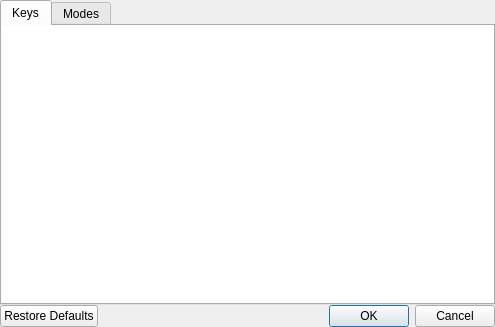
<?xml version="1.0" encoding="UTF-8"?>
<ui version="4.0">
 <class>KeyBindingDialog</class>
 <widget class="QDialog" name="KeyBindingDialog">
  <property name="geometry">
   <rect>
    <x>0</x>
    <y>0</y>
    <width>495</width>
    <height>327</height>
   </rect>
  </property>
  <property name="windowTitle">
   <string>Keyboard mapping</string>
  </property>
  <property name="locale">
   <locale language="English" country="UnitedStates"/>
  </property>
  <layout class="QVBoxLayout" name="verticalLayout_2">
   <property name="spacing">
    <number>0</number>
   </property>
   <property name="margin">
    <number>0</number>
   </property>
   <item>
    <widget class="QTabWidget" name="tabWidget">
     <property name="currentIndex">
      <number>0</number>
     </property>
     <widget class="QWidget" name="keys_tab">
      <attribute name="icon">
       <iconset resource="../../resources/resources.qrc">
        <normaloff>:/img16x16/key_bindings.png</normaloff>:/img16x16/key_bindings.png</iconset>
      </attribute>
      <attribute name="title">
       <string>Keys</string>
      </attribute>
      <layout class="QHBoxLayout" name="horizontalLayout_2">
       <property name="spacing">
        <number>0</number>
       </property>
       <property name="margin">
        <number>0</number>
       </property>
       <item>
        <widget class="QTableView" name="tableMain">
         <property name="contextMenuPolicy">
          <enum>Qt::NoContextMenu</enum>
         </property>
         <property name="frameShape">
          <enum>QFrame::NoFrame</enum>
         </property>
         <property name="editTriggers">
          <set>QAbstractItemView::AllEditTriggers</set>
         </property>
         <property name="selectionMode">
          <enum>QAbstractItemView::NoSelection</enum>
         </property>
         <attribute name="horizontalHeaderVisible">
          <bool>false</bool>
         </attribute>
         <attribute name="verticalHeaderVisible">
          <bool>false</bool>
         </attribute>
        </widget>
       </item>
      </layout>
     </widget>
     <widget class="QWidget" name="modes_tab">
      <attribute name="icon">
       <iconset resource="../../resources/resources.qrc">
        <normaloff>:/img16x16/move.png</normaloff>:/img16x16/move.png</iconset>
      </attribute>
      <attribute name="title">
       <string>Modes</string>
      </attribute>
      <layout class="QHBoxLayout" name="horizontalLayout">
       <property name="spacing">
        <number>0</number>
       </property>
       <property name="margin">
        <number>0</number>
       </property>
       <item>
        <widget class="QListView" name="listModes">
         <property name="sizePolicy">
          <sizepolicy hsizetype="Minimum" vsizetype="Expanding">
           <horstretch>0</horstretch>
           <verstretch>0</verstretch>
          </sizepolicy>
         </property>
         <property name="maximumSize">
          <size>
           <width>70</width>
           <height>16777215</height>
          </size>
         </property>
         <property name="contextMenuPolicy">
          <enum>Qt::NoContextMenu</enum>
         </property>
         <property name="selectionBehavior">
          <enum>QAbstractItemView::SelectRows</enum>
         </property>
        </widget>
       </item>
       <item>
        <widget class="QTableView" name="tableMode">
         <property name="contextMenuPolicy">
          <enum>Qt::NoContextMenu</enum>
         </property>
         <property name="frameShape">
          <enum>QFrame::NoFrame</enum>
         </property>
         <property name="editTriggers">
          <set>QAbstractItemView::AllEditTriggers</set>
         </property>
         <property name="selectionMode">
          <enum>QAbstractItemView::NoSelection</enum>
         </property>
         <attribute name="verticalHeaderVisible">
          <bool>false</bool>
         </attribute>
        </widget>
       </item>
      </layout>
     </widget>
    </widget>
   </item>
   <item>
    <layout class="QHBoxLayout" name="horizontalLayout_3">
     <item>
      <widget class="QDialogButtonBox" name="buttonBox">
       <property name="orientation">
        <enum>Qt::Horizontal</enum>
       </property>
       <property name="standardButtons">
        <set>QDialogButtonBox::Cancel|QDialogButtonBox::Ok|QDialogButtonBox::RestoreDefaults</set>
       </property>
      </widget>
     </item>
    </layout>
   </item>
  </layout>
 </widget>
 <resources>
  <include location="../../resources/resources.qrc"/>
  <include location="../../resources/resources.qrc"/>
  <include location="../../resources/resources.qrc"/>
 </resources>
 <connections>
  <connection>
   <sender>buttonBox</sender>
   <signal>accepted()</signal>
   <receiver>KeyBindingDialog</receiver>
   <slot>accept()</slot>
   <hints>
    <hint type="sourcelabel">
     <x>330</x>
     <y>325</y>
    </hint>
    <hint type="destinationlabel">
     <x>157</x>
     <y>274</y>
    </hint>
   </hints>
  </connection>
  <connection>
   <sender>buttonBox</sender>
   <signal>rejected()</signal>
   <receiver>KeyBindingDialog</receiver>
   <slot>reject()</slot>
   <hints>
    <hint type="sourcelabel">
     <x>398</x>
     <y>325</y>
    </hint>
    <hint type="destinationlabel">
     <x>286</x>
     <y>274</y>
    </hint>
   </hints>
  </connection>
 </connections>
</ui>
